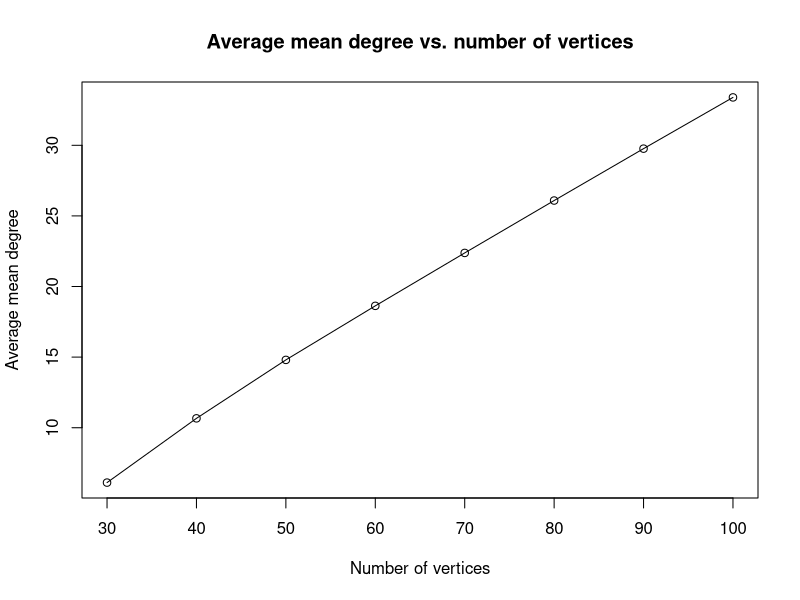

This figure's R source:
## ---- chunk 1
knitr::opts_chunk$set(echo = TRUE)
## ---- chunk 2
library(stringr)
library(readr)
library(ggplot2)
## ---- chunk 3
#install.packages("igraph")
library(igraph)
set.seed(123)
g <- erdos.renyi.game(20, 0.7, type = "gnp", directed = FALSE)

## ---- chunk 4
mean_degree <- mean(degree(g))

## ---- chunk 5
calculate_mean_degrees <- function(n) {
  set.seed(123)
  md <- numeric(n)
  for (i in 20:n) {
    g <- erdos.renyi.game(i, 0.7, type = "gnp", directed = FALSE)
    md[i-19] <- mean(degree(g))
  }
  return(md)
}

## ---- chunk 6
n_values <- c(30, 40, 50, 60, 70, 80, 90, 100)
mean_degrees <- lapply(n_values, calculate_mean_degrees)
names(mean_degrees) <- paste0("MD", n_values)

## ---- chunk 7
average_mean_degrees <- sapply(mean_degrees, mean)
plot(n_values, average_mean_degrees, type = "o", xlab = "Number of vertices",
     ylab = "Average mean degree", main = "Average mean degree vs. number of vertices")

